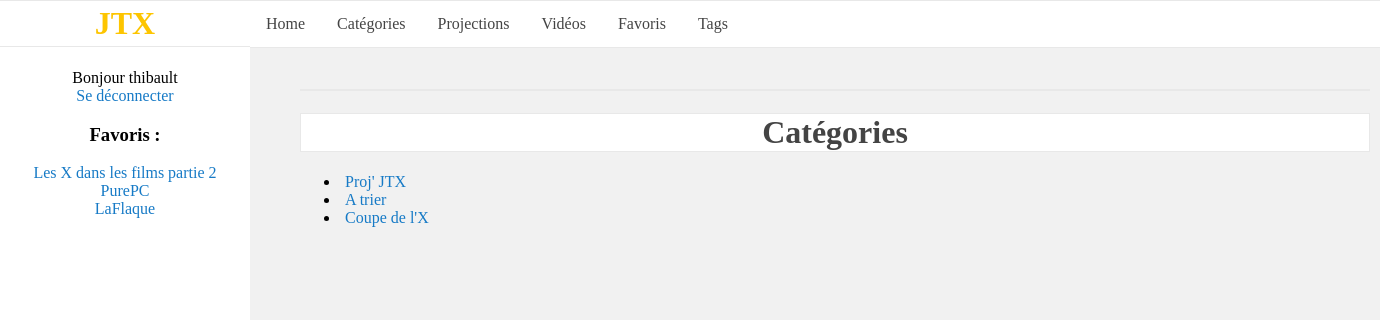
Before: /categories/ (signed in) with the older database file.
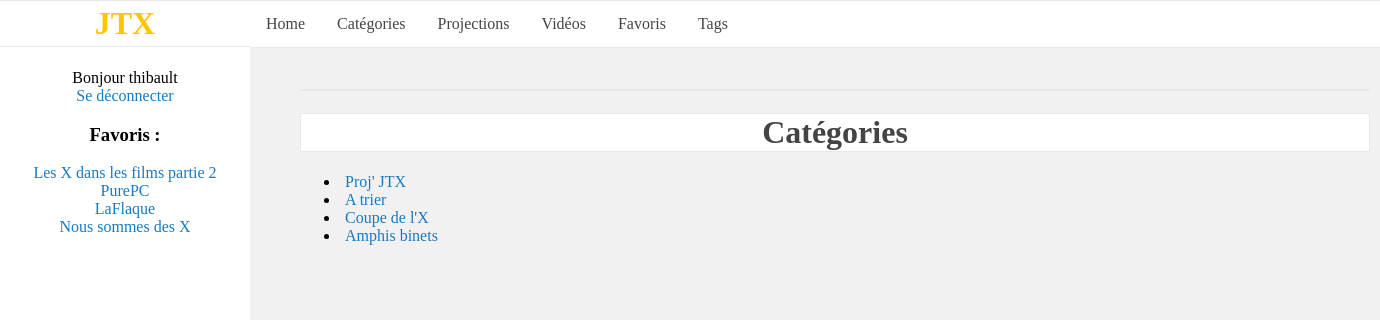
After: the same page with the newer database file.
### videos/models.py (models this page shows, shortened)
class Favorite(models.Model):
    user = models.ForeignKey(User)
    video = models.ForeignKey(Video)
    date = models.DateTimeField(auto_now_add = True)
    class Meta:
        unique_together = (('user', 'video'),)

class Video(models.Model):
    titre = models.CharField(max_length=100)
    date = models.DateField(default=datetime.date.today)
    url = models.CharField(max_length=1000)
    views = models.IntegerField(default=0)
    public = models.BooleanField(default=False)
    duree = models.IntegerField(default=0)
    description = models.CharField(max_length=1000, default="Pas de description disponible.")

class Category(models.Model):
    titre = models.CharField(max_length=100)
    public = models.BooleanField(default=False)

### videos/views.py (the view)
# urls.py: url(r'^categories/$', views.categories, name='categories'),
def categories(request):
    categories = Category.objects.filter(public=True).all()
    if (request.user.is_authenticated):
        categories = Category.objects.all()
    context = {
        'categories': categories,
    }
    return render(request, 'categories.html', context)

### videos/templates/categories.html
{% extends 'base.html' %}
{% block body %}
{% if categories %}
<h1>Catégories</h1>
	<ul>
	{% for c in categories %}
    <li><a href="{% url 'category' c.id 1 %}">{{ c.titre }}</a></li>
	{% endfor %}
	</ul>
{% else %}
    <p>Errors.</p>
{% endif %}
{% endblock %}

### videos/templates/base.html (shortened to what this page needs)
{% load static %}
<!DOCTYPE html>
<html>
<head>
  <link rel="stylesheet" href="{% static 'style.css' %}"/>
</head>
<body>
<div id="lateral_bar">
    <h1> JTX </h1>
    {% if request.user.is_authenticated %}
        Bonjour {{ request.user.username }}
        <br/>
        <a href="{% url 'logout' %}">Se déconnecter</a>
        <br/>
        <h3>Favoris :</h3>
        {% for f in request.user.favorite_set.all %}
        <a href="{% url 'video' f.video.id %}">{{ f.video.titre }}</a>
        <br/>
        {% endfor %}
    {% else %}
        <a href="{% url 'login' %}?next={% url 'index' %}">Se connecter</a>
    {% endif %}
</div>
<div id="central">
	<div id="navigation_bar">"
    <ul>
        <li><a href="{% url 'index' %}">Home</a></li>
        <li><a href="{% url 'categories' %}">Catégories</a></li>
        <li><a href="{% url 'projs' 1 %}">Projections</a></li>
        <li><a href="{% url 'videos' 1 %}">Vidéos</a></li>
        {% if request.user.is_authenticated %}
            <li><a href="{% url 'favorites' 1 %}">Favoris</a></li>
        {% endif %}
        <li><a href="{% url 'tags' %}">Tags</a></li>
    </ul>
	</div>
	<div id="body">
    {% if titre_tag %}
        <span class="tag" style="font-size:30px">{{titre}}</span><br/><br/>
    {% else %}
        <h1>{{titre}}</h1>
    {% endif %}
    {% block body %}
    {% endblock %}
	</div>
</div>
</body>
</html>

### videos/static/style.css (style rules this page uses)
* { font-family: Muli; }
#lateral_bar { position: absolute; top:0; bottom:0; width:250px; background-color: #ffffff; margin-top:-21px; text-align:center; position: fixed; }
#central { position: absolute; top: 0; bottom:0; margin-left: 250px; }
#body { padding-top: 20px; width:1070px; margin-left:50px; margin-top:30px; }
body { padding: 0; margin:0; background-color: #f1f1f1; }
h1 { color:#444444; background-color:white; text-align:center; border-style: solid; border-width: 1px; border-color:#e8e8e8; }
a { color: #167ac6; text-decoration: none; }
#navigation_bar ul { list-style-type: none; margin: 0; padding: 0; overflow: hidden; background-color: #ffffff; position: fixed; top: 0; width: 100%; border-style: solid; border-width: 1px; border-color:#e8e8e8; border-right-width:0px; border-left-width:0px; }
#navigation_bar li { float: left; }
#navigation_bar li a { display: block; color: #444444; text-align: center; padding: 14px 16px; text-decoration: none; }
#lateral_bar h1 { font-style:bold; padding-top:4px; padding-bottom:4px; color:#fdc500; border-right-width:0px; border-left-width:0px; }
#lateral_bar a { padding-top:5px; padding-bottom:5px; }
#body a { margin-left:5px; margin-right:5px; }

Changed rows visible on the page:
added Favorite: video.titre "Nous sommes des X"
added Category: titre "Amphis binets"
